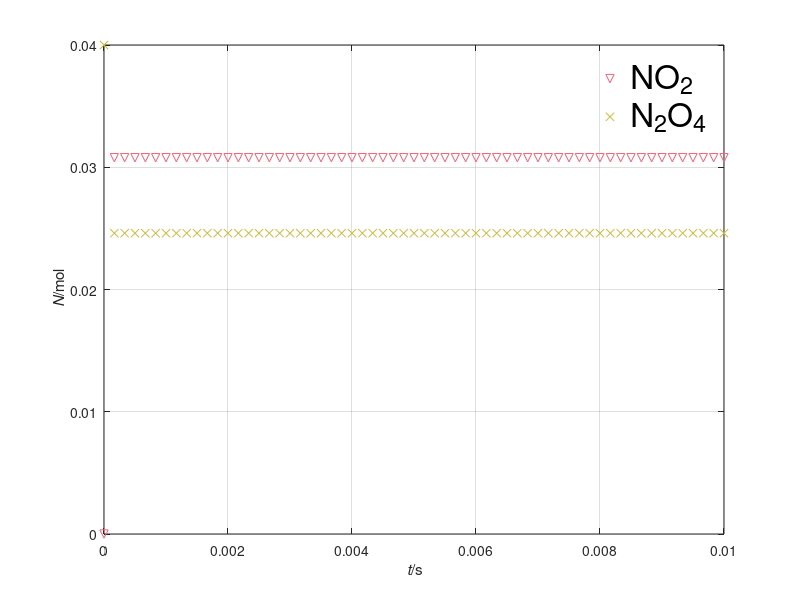

Write MATLAB code to recreate this figure.
%%% Time integration of dimerization-dissociation reaction
%% Coordinates (t)

%% Constants
R = 8.31446261815324;  % J/(K*mol): molar gas constant
A1 = 1.88e5;           % m^3/(mol*s): pre-expon. 2NO2->N2O4
E1 = -2.23e3;          % J/mol: activation energy 2NO2->N2O4
A2 = 4.30e15;          % 1/s: pre-expon. N2O4->2NO2
E2 = 5.32e4;           % J/mol: activation energy N2O4->2NO2

%% Initial conditions
t = 0;          % s: time
N_NO2 = 0.00;   % mol: amount NO2
N_N2O4 = 0.04;  % mol: amount N2O4

%% Boundary conditions
T = 330;     % K: temperature
V = 0.001;   % m^3: volume
J_NO2 = 0;   % mol/s: influx of NO2
J_N2O4 = 0;  % mol/s: influx of N2O4

%% Time-iteration parameters

%% uncomment these for longer simulation
t1 = 0.01;  % s: final time
dt = 1e-8;  % s: time step

%% uncomment these for shorter simulation
%t1 = 2e-7;   % s: final time
%dt = 1e-10;  % s: time step %@

%% Plotting
dtplot = t1/60;  % time interval between plots
tplot = dtplot;   % time for next plot
figure
plot(t, N_NO2, 'v', 'color', '#EE6677');
hold on; plot(t, N_N2O4, 'x', 'color', '#CCBB44')
legend('NO_2', 'N_2O_4')
legend('fontsize', 24, 'box', 'off', 'autoupdate', 'off')
xlim([0, t1]); xlabel('{\it t}/s'); ylabel('{\it N}/mol')
axis('tight'); grid on %@

%% Numerical time integration
while t < t1
  %% constitutive relations
  %% rates of conversion
  xidot1 = A1 * exp(-E1 / (R * T)) * N_NO2^2 / V;
  xidot2 = A2 * exp(-E2 / (R * T)) * N_N2O4;
  %% rates of formation (supplies)
  R_NO2 = -2 * xidot1 + 2 * xidot2;
  R_N2O4 = xidot1 - xidot2;

  %% step forward in time with balance laws
  t = t + dt;
  N_NO2 = N_NO2 + (J_NO2 + R_NO2) * dt;
  N_N2O4 = N_N2O4 + (J_N2O4 + R_N2O4) * dt; %@

  %% plot
  if t > tplot
    plot(t, N_NO2, 'v', 'color', '#EE6677')
    plot(t, N_N2O4, 'x', 'color', '#CCBB44')
    pause(0)
    tplot = tplot + dtplot;
  end %@
end
